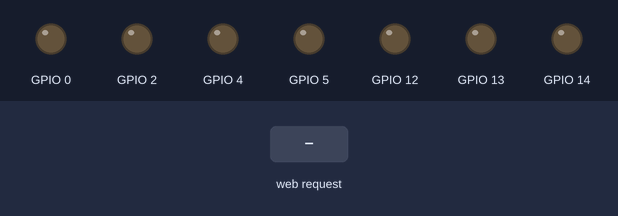
The sketch below on a simulated ESP8266 (NodeMCU). Shown: output pins drawn as LEDs (lit = HIGH). The inputs (shaded band) are chosen by the test bench. WiFi joins after 1.5 s; servers stay silent unless stated; what the sketch prints to the serial monitor is not drawn.

Above: at 2.8 s.
2.9 s: HTTP request GET /increment received
At 3.7 s:
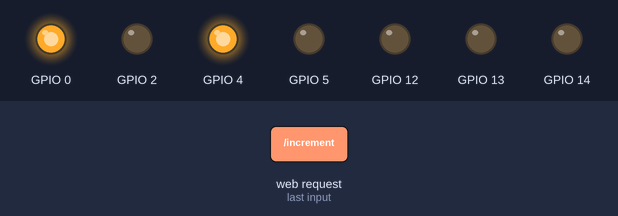
4.4 s: HTTP request GET /increment?number=1 received
At 4.8 s:
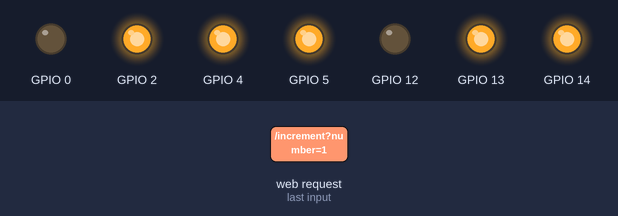
5.9 s: HTTP request GET /increment?number=0 received
At 7.1 s:
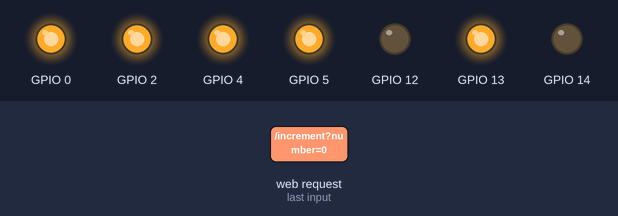
7.4 s: HTTP request GET /increment?number=120 received
At 8.3 s:
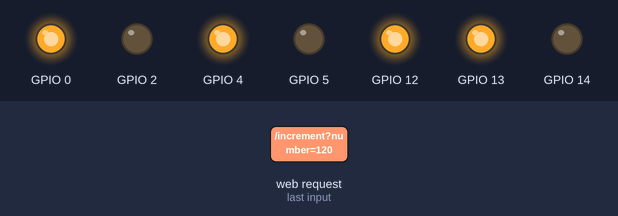
8.9 s: HTTP request GET /input_page?number=0 received
At 9.4 s:
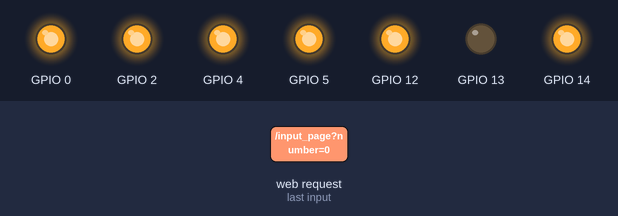
10.4 s: HTTP request GET /decrement received
At 11.8 s:
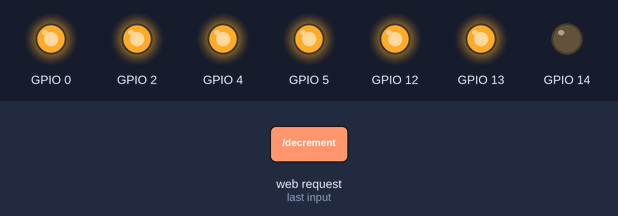
Timing chart, 0 to 12.9 s (numbered marks = the images above; inputs shaded):
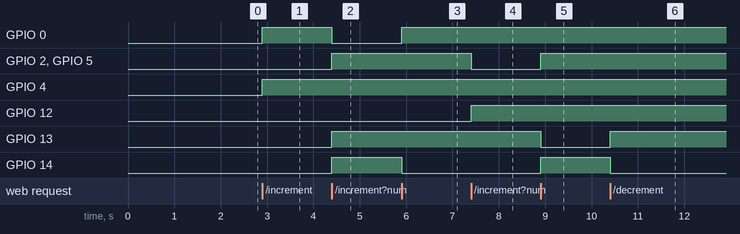

Measured:
- after the input at 2.9 s, GPIO 0, GPIO 4: LOW → HIGH at once
- after the input at 4.4 s, GPIO 0: HIGH → LOW at once; GPIO 2, GPIO 5, GPIO 13, GPIO 14: LOW → HIGH at once
- after the input at 5.9 s, GPIO 0: LOW → HIGH at once; GPIO 14: HIGH → LOW at once
- after the input at 7.4 s, GPIO 2, GPIO 5: HIGH → LOW at once; GPIO 12: LOW → HIGH at once
- after the input at 8.9 s, GPIO 2, GPIO 5, GPIO 14: LOW → HIGH at once; GPIO 13: HIGH → LOW at once
- after the input at 10.4 s, GPIO 13: LOW → HIGH at once; GPIO 14: HIGH → LOW at once

The sketch:

Bitcoin.ino
```cpp
#include <ESP8266WiFi.h>
#include <ESP8266WebServer.h>
#include <WiFiClientSecure.h>

// ----------------------------
// Additional Libraries - each one of these will need to be installed.
// ----------------------------

#include <ArduinoJson.h>
// Library used for parsing Json from the API responses

// Search for "Arduino Json" in the Arduino Library manager
// https://github.com/bblanchon/ArduinoJson

//------- Replace the following! ------
char ssid[] = "NETGEAR14";       // your network SSID (name)
char password[] = "elegantbug653";  // your network key
// For Non-HTTPS requests
  //WiFiClient client;

// For HTTPS requests
WiFiClientSecure client;


// Just the base of the URL you want to connect to
#define TEST_HOST "api.cryptonator.com"

// OPTIONAL - The finferprint of the site you want to connect to.
#define TEST_HOST_FINGERPRINT "10 76 19 6B E9 E5 87 5A 26 12 15 DE 9F 7D 3B 92 9A 7F 30 13"
// The finger print will change every few months.

const char MAIN_page[] PROGMEM = R"=====(
<!DOCTYPE html>
<html>
<title>Number Display</title>
<style>html { font-family: Helvetica; display: inline-block; margin: 0px auto; text-align: center;}
  body{margin-top: 50px;} h1 {color: #444444;margin: 50px auto 30px;} h3 {color: #444444;margin-bottom: 50px;}
  .button {display: block;width: 80px;background-color: #1abc9c;border: none;color: white;padding: 13px 30px;text-decoration: none;font-size: 25px;margin: 0px auto 35px;cursor: pointer;border-radius: 4px;}
  .button:active {background-color: #16a085;}
  p {font-size: 14px;color: #888;margin-bottom: 10px;}
</style>
<body>

<h2>A Number Display<h2>
<h3> By Frank Li</h3>

<form action="/input_page">
  <label for="number">Enter a Number between 0-9:</label>
  <input type="number" id="number" name="number" min="0" max="9">
  <input type="submit" value="Submit">
</form>

<p>Increment Button</p><a class="button" href="increment">Increment</a>
<p>Decrement Button</p><a class="button" href="decrement">Decrement</a>

<p>Display Bitcoin Last Digit</p><a class="button" href="bitcoin">Bitcoin</a>

</body>
</html>
)=====";

ESP8266WebServer server(80);
int globalNum;

void handleRoot() {
  String s = MAIN_page;
  server.send(200, "text/html", s);
}

void handleForm() {
  int number = getNumber();
  globalNum = number;
  String s = MAIN_page;
  server.send(200, "text/html", s);
  chooseNumber(number);
}

void handleIncrement() {
  String s = MAIN_page;
  int input = globalNum;
  Serial.println(input);
  int number = (input + 1)%10;
  globalNum = number;
  server.send(200, "text/html", s);
  chooseNumber(number);
}

void handleDecrement() {
  String s = MAIN_page;
  int input = globalNum;
  Serial.println(input);
  int number = ((input - 1)%10);
  if(number < 0) number=number+10;
  globalNum = number;
  server.send(200, "text/html", s);
  chooseNumber(number);
}

void handleBitcoin() {
  String s = MAIN_page;
  makeHTTPRequest();
  server.send(200, "text/html", s);
}
void setup() {

  pinMode(5, OUTPUT);
  pinMode(4, OUTPUT);
  pinMode(0, OUTPUT);
  pinMode(2, OUTPUT);
  pinMode(14, OUTPUT);
  pinMode(12, OUTPUT);
  pinMode(13, OUTPUT);
  Serial.begin(115200);

  // Connect to the WiFI
  WiFi.mode(WIFI_STA);
  WiFi.disconnect();
  delay(100);

  // Attempt to connect to Wifi network:
  Serial.print("Connecting Wifi: ");
  Serial.println(ssid);
  WiFi.begin(ssid, password);
  while (WiFi.status() != WL_CONNECTED) {
    Serial.print(".");
    delay(500);
  }
  Serial.println("");
  Serial.println("WiFi connected");
  Serial.println("IP address: ");
  IPAddress ip = WiFi.localIP();
  Serial.println(ip);

  //--------

  // If you don't need to check the fingerprint
  // client.setInsecure();

  // If you want to check the fingerprint
  client.setFingerprint(TEST_HOST_FINGERPRINT);
  server.on("/", handleRoot);
  server.on("/input_page", handleForm);
  server.on("/increment", handleIncrement);
  server.on("/decrement", handleDecrement);
  server.on("/bitcoin", handleBitcoin);
  server.begin();
  Serial.println("HTTP started");
}

void makeHTTPRequest() {

  // Opening connection to server (Use 80 as port if HTTP)
  if (!client.connect(TEST_HOST, 443))
  {
    Serial.println(F("Connection failed"));
    return;
  }

  // give the esp a breather
  yield();

  // Send HTTP request
  client.print(F("GET "));
  // This is the second half of a request (everything that comes after the base URL)
  client.print("/api/ticker/btc-usd"); // %2C == ,
  client.println(F(" HTTP/1.1"));

  //Headers
  client.print(F("Host: "));
  client.println(TEST_HOST);

  client.println(F("Cache-Control: no-cache"));

  if (client.println() == 0)
  {
    Serial.println(F("Failed to send request"));
    return;
  }
  //delay(100);
  // Check HTTP status
  char status[32] = {0};
  client.readBytesUntil('\r', status, sizeof(status));
  if (strcmp(status, "HTTP/1.1 200 OK") != 0)
  {
    Serial.print(F("Unexpected response: "));
    Serial.println(status);
    return;
  }

  // Skip HTTP headers
  char endOfHeaders[] = "\r\n\r\n";
  if (!client.find(endOfHeaders))
  {
    Serial.println(F("Invalid response"));
    return;
  }

  // This is probably not needed for most, but I had issues
  // with the Tindie api where sometimes there were random
  // characters coming back before the body of the response.
  // This will cause no hard to leave it in
  // peek() will look at the character, but not take it off the queue
  while (client.available() && client.peek() != '{')
  {
    char c = 0;
    client.readBytes(&c, 1);
    Serial.print(c);
    Serial.println("BAD");
  }

  //  // While the client is still availble read each
  //  // byte and print to the serial monitor
  //  while (client.available()) {
  //    char c = 0;
  //    client.readBytes(&c, 1);
  //    Serial.print(c);
  //  }

  int valid = bitcoinPrice();
  if (valid < 0){
    return;
  }else{
    Serial.print("Bitcoin most significant digit: ");
    Serial.println(valid);
    //5 to A, 4 to B and 0 to C 2 to D 14 to E 12 to F 13 to G
    chooseNumber(valid);
  }
}
void clear() {
  digitalWrite(5, LOW);
  digitalWrite(4, LOW);
  digitalWrite(0, LOW);
  digitalWrite(2, LOW);
  digitalWrite(12, LOW);
  digitalWrite(13, LOW);
  digitalWrite(14, LOW);
}
void chooseNumber(int input) {
  Serial.println(input);
  clear();
  switch(input){
    case 0:
      digitalWrite(5, HIGH);
      digitalWrite(4, HIGH);
      digitalWrite(0, HIGH);
      digitalWrite(2, HIGH);
      digitalWrite(14, HIGH);
      digitalWrite(12, HIGH);
      //Serial.print(0);
      break;
    case 1:
      digitalWrite(4, HIGH);
      digitalWrite(0, HIGH);
      //Serial.print(1);
      break;
    case 2:
      digitalWrite(5, HIGH);
      digitalWrite(4, HIGH);
      digitalWrite(2, HIGH);
      digitalWrite(14, HIGH);
      digitalWrite(13, HIGH);
      //Serial.print(2);
      break;
    case 3:
      digitalWrite(5, HIGH);
      digitalWrite(4, HIGH);
      digitalWrite(0, HIGH);
      digitalWrite(2, HIGH);
      digitalWrite(13, HIGH);
      //Serial.print(3);
      break;
    case 4:
      digitalWrite(4, HIGH);
      digitalWrite(0, HIGH);
      digitalWrite(12, HIGH);
      digitalWrite(13, HIGH);
      //Serial.print(4);
      break;
    case 5:
      digitalWrite(5, HIGH);
      digitalWrite(0, HIGH);
      digitalWrite(2, HIGH);
      digitalWrite(12, HIGH);
      digitalWrite(13, HIGH);
      //Serial.print(5);
      break;
    case 6:
      digitalWrite(5, HIGH);
      digitalWrite(13, HIGH);
      digitalWrite(0, HIGH);
      digitalWrite(2, HIGH);
      digitalWrite(14, HIGH);
      digitalWrite(12, HIGH);
      //Serial.print(6);
      break;
    case 7:
      digitalWrite(5, HIGH);
      digitalWrite(4, HIGH);
      digitalWrite(0, HIGH);
      //Serial.print(7);
      break;
    case 8:
      digitalWrite(5, HIGH);
      digitalWrite(4, HIGH);
      digitalWrite(0, HIGH);
      digitalWrite(2, HIGH);
      digitalWrite(14, HIGH);
      digitalWrite(12, HIGH);
      digitalWrite(13, HIGH);
      //Serial.print(8);
      break;
    case 9:
      digitalWrite(5, HIGH);
      digitalWrite(4, HIGH);
      digitalWrite(0, HIGH);
      digitalWrite(2, HIGH);
      digitalWrite(12, HIGH);
      digitalWrite(13, HIGH);
      //Serial.print(9);
      break;
    }
  }

int getNumber() {
  String inputNumber = server.arg("number");
  char temp = inputNumber[0];
  int number = temp - '0';
  return number;
}
int bitcoinPrice() {
  // Stream& input;

  DynamicJsonDocument doc(384);

  DeserializationError error = deserializeJson(doc, client);

  if (error) {
    Serial.print(F("deserializeJson() failed: "));
    Serial.println(error.f_str());
    return -1;
  }

  JsonObject ticker = doc["ticker"];
  const char* price = ticker["price"]; // "33908.95216874"
  char temp = price[strlen(price) - 10];
  int bitPrice = temp - '0';
  return bitPrice;
}
void loop() {
  // put your main code here, to run repeatedly:
  //makeHTTPRequest();
  server.handleClient();
}
```
